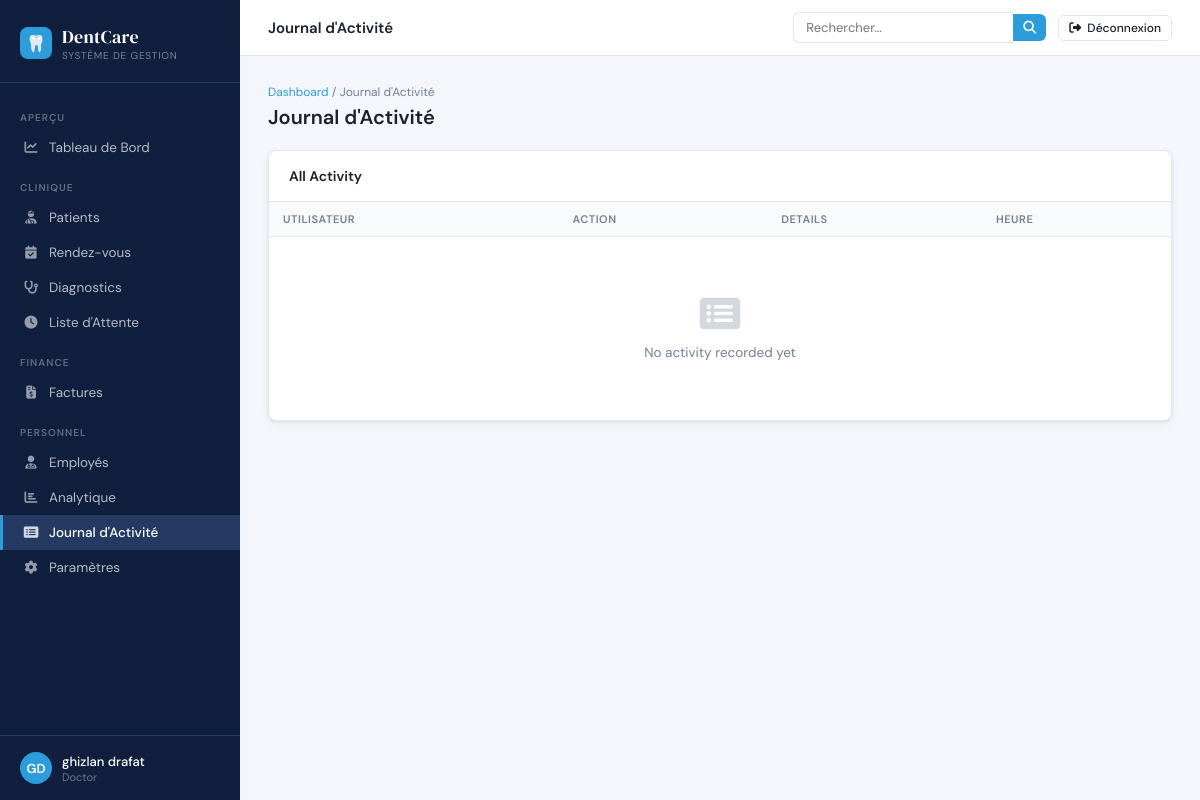
Page /activity-logs/ (signed in) on the committed database.
### authentication/models.py (models this page shows, shortened)
class User(AbstractUser):
    class Role(models.TextChoices):
        ADMIN        = 'admin',        'Admin'
        DOCTOR       = 'doctor',       'Doctor'
        RECEPTIONIST = 'receptionist', 'Receptionist'
        PATIENT      = 'patient',      'Patient'
    role = models.CharField(
        max_length=20,
        choices=Role.choices,
        default=Role.PATIENT,
    )
    phone = models.CharField(max_length=20, blank=True)
    address = models.TextField(blank=True)
    profile_photo = models.ImageField(
        upload_to='profiles/', blank=True, null=True
    )

### clinic/views.py (the view)
# urls.py: path('activity-logs/',                        views.activity_logs,          name='activity_logs'),
@staff_required
def activity_logs(request):
    logs        = ActivityLog.objects.select_related('user').all()
    paginator   = Paginator(logs, 20)
    page_number = request.GET.get('page')
    page_obj    = paginator.get_page(page_number)
    return render(request, 'clinic/activity_logs.html', {'page_obj': page_obj})

### clinic/utils.py (called while the page is built)
def staff_required(view_func):
    @wraps(view_func)
    def wrapper(request, *args, **kwargs):
        if not request.user.is_authenticated:
            return redirect('authentication:login')
        if request.user.role not in ('admin', 'doctor', 'receptionist'):
            messages.error(request, "You don't have permission to access this area.")
            return redirect('home:home')
        return view_func(request, *args, **kwargs)
    return wrapper

### templates/clinic/activity_logs.html (shortened to what this page needs)
{% extends "clinic/base.html" %}
{% block topbar_title %}Journal d'Activité{% endblock %}
{% block nav_activity %}active{% endblock %}
{% block content %}
<div class="page-header">
  <div>
    <div class="breadcrumb"><a href="{% url 'clinic:dashboard' %}">Dashboard</a> / Journal d'Activité</div>
    <h1>Journal d'Activité</h1>
  </div>
</div>
<div class="card">
  <div class="card-header"><span class="card-title">All Activity</span></div>
  <div class="table-wrap">
    <table>
      <thead>
        <tr><th>Utilisateur</th><th>Action</th><th>Details</th><th>Heure</th></tr>
      </thead>
      <tbody>
        {% for log in logs %}
        <tr>
          <td style="font-weight:500">{{ log.user.get_full_name|default:"System" }}</td>
          <td>{{ log.action }}</td>
          <td style="color:var(--text-muted)">{{ log.details|default:"—" }}</td>
          <td style="white-space:nowrap;color:var(--text-muted);font-size:12px">
            {{ log.created_at|date:"Y-m-d H:i" }}<br>
            <span style="font-size:11px">{{ log.created_at|timesince }} ago</span>
          </td>
        </tr>
        {% empty %}
        <tr><td colspan="4"><div class="empty-state"><i class="fas fa-list-alt"></i><p>No activity recorded yet</p></div></td></tr>
        {% endfor %}
      </tbody>
    </table>
  </div>
</div>
{% endblock %}

### templates/clinic/base.html (shortened to what this page needs)
<!DOCTYPE html>
<html lang="fr">
<head>
  <link rel="stylesheet" href="https://cdn.jsdelivr.net/npm/@fortawesome/fontawesome-free@6.5.0/css/all.min.css">
</head>
<body>
<aside class="sidebar">
  <div class="sidebar-logo">
    <div class="logo-icon">🦷</div>
    <div>
      <div class="logo-text">DentCare</div>
      <div class="logo-sub">Système de Gestion</div>
    </div>
  </div>
  <nav>
    <div class="nav-section">Aperçu</div>
    <a href="{% url 'clinic:dashboard' %}" class="nav-item {% block nav_dashboard %}{% endblock %}">
      <i class="fas fa-chart-line"></i> Tableau de Bord
    </a>
    <div class="nav-section">Clinique</div>
    <a href="{% url 'clinic:patient_list' %}" class="nav-item {% block nav_patients %}{% endblock %}">
      <i class="fas fa-user-injured"></i> Patients
    </a>
    <a href="{% url 'clinic:appointment_list' %}" class="nav-item {% block nav_appointments %}{% endblock %}">
      <i class="fas fa-calendar-check"></i> Rendez-vous
    </a>
    <a href="{% url 'clinic:diagnosis_list' %}" class="nav-item {% block nav_diagnoses %}{% endblock %}">
      <i class="fas fa-stethoscope"></i> Diagnostics
    </a>
    <a href="{% url 'clinic:waiting_list' %}" class="nav-item {% block nav_waiting %}{% endblock %}">
      <i class="fas fa-clock"></i> Liste d'Attente
    </a>
    <div class="nav-section">Finance</div>
    <a href="{% url 'clinic:patient_payslip_list' %}" class="nav-item {% block nav_invoices %}{% endblock %}">
      <i class="fas fa-file-invoice-dollar"></i> Factures
    </a>
    <div class="nav-section">Personnel</div>
    <a href="{% url 'clinic:employee_list' %}" class="nav-item {% block nav_employees %}{% endblock %}">
      <i class="fas fa-user-md"></i> Employés
    </a>
    <a href="{% url 'clinic:analytics' %}" class="nav-item {% block nav_analytics %}{% endblock %}">
      <i class="fas fa-chart-bar"></i> Analytique
    </a>
    <a href="{% url 'clinic:activity_logs' %}" class="nav-item {% block nav_activity %}{% endblock %}">
      <i class="fas fa-list-alt"></i> Journal d'Activité
    </a>
    <a href="{% url 'clinic:settings' %}" class="nav-item {% block nav_settings %}{% endblock %}">
      <i class="fas fa-cog"></i> Paramètres
    </a>
  </nav>
  <div class="sidebar-footer">
    <div class="sidebar-user">
      <div class="user-avatar">{{ request.user.first_name|first|upper }}{{ request.user.last_name|first|upper }}</div>
      <div>
        <div class="user-name">{{ request.user.get_full_name }}</div>
        <div class="user-role">{{ request.user.role }}</div>
      </div>
    </div>
  </div>
</aside>
<div class="main">
  <header class="topbar">
    <div style="display:flex;align-items:center;gap:12px">
      <span class="topbar-title">{% block topbar_title %}{% endblock %}</span>
    </div>
    <div style="display:flex;align-items:center;gap:12px">
      <form class="search-form" method="get" action="{% url 'clinic:global_search' %}">
        <input class="search-input" type="text" name="q" placeholder="Rechercher…" value="{{ request.GET.q }}">
        <button type="submit" class="search-btn"><i class="fas fa-search"></i></button>
      </form>
    <div class="topbar-actions">
      <a href="{% url 'authentication:logout' %}" class="btn btn-outline btn-sm">
        <i class="fas fa-sign-out-alt"></i> Déconnexion
      </a>
    </div>
    </div>
  </header>
  <main class="page-content">
    {% block content %}{% endblock %}
  </main>
</div>
</body>
</html>

### rows in the picture
User: user.first_name|first "G", user.last_name|first "D", user.get_full_name "ghizlan drafat", user.role "Doctor"
